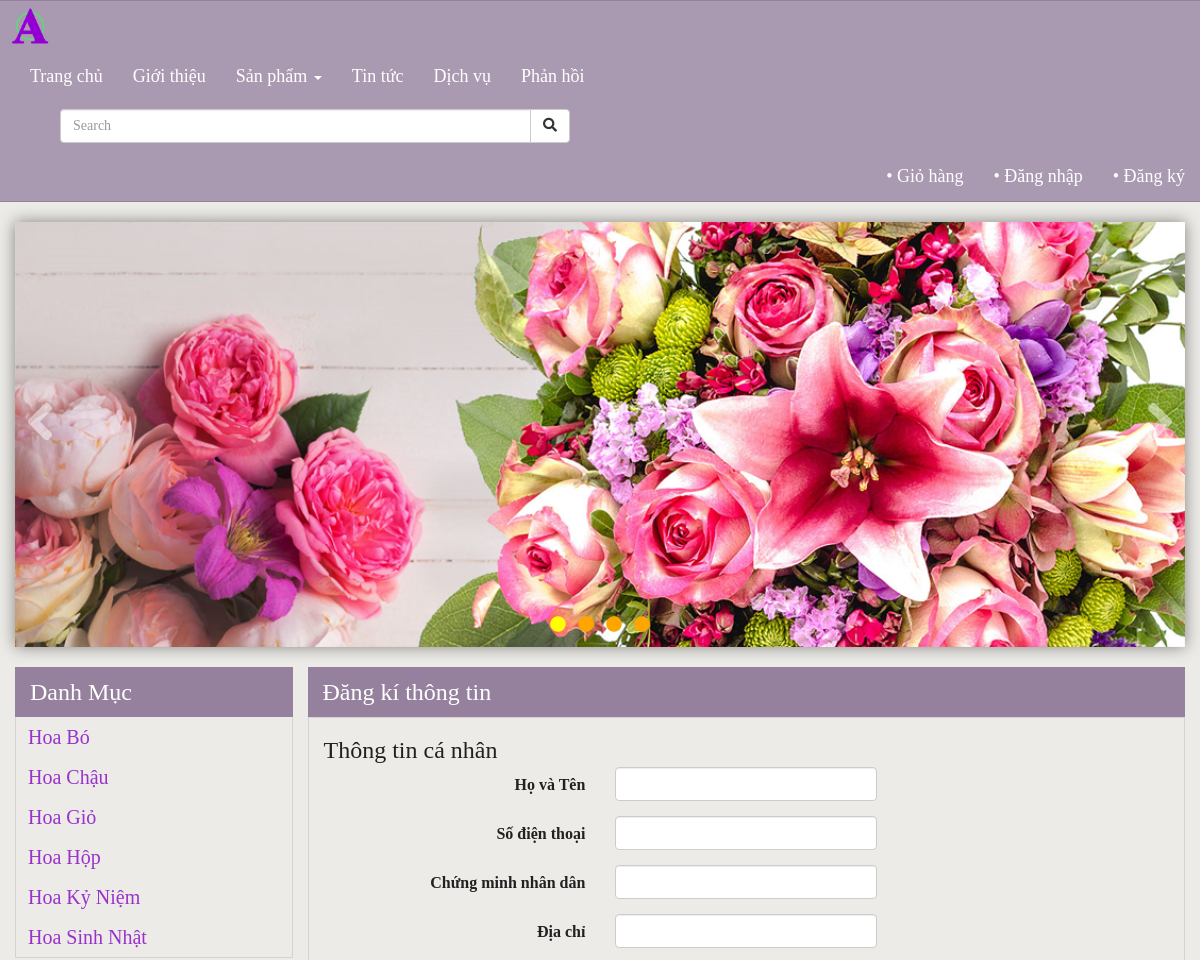
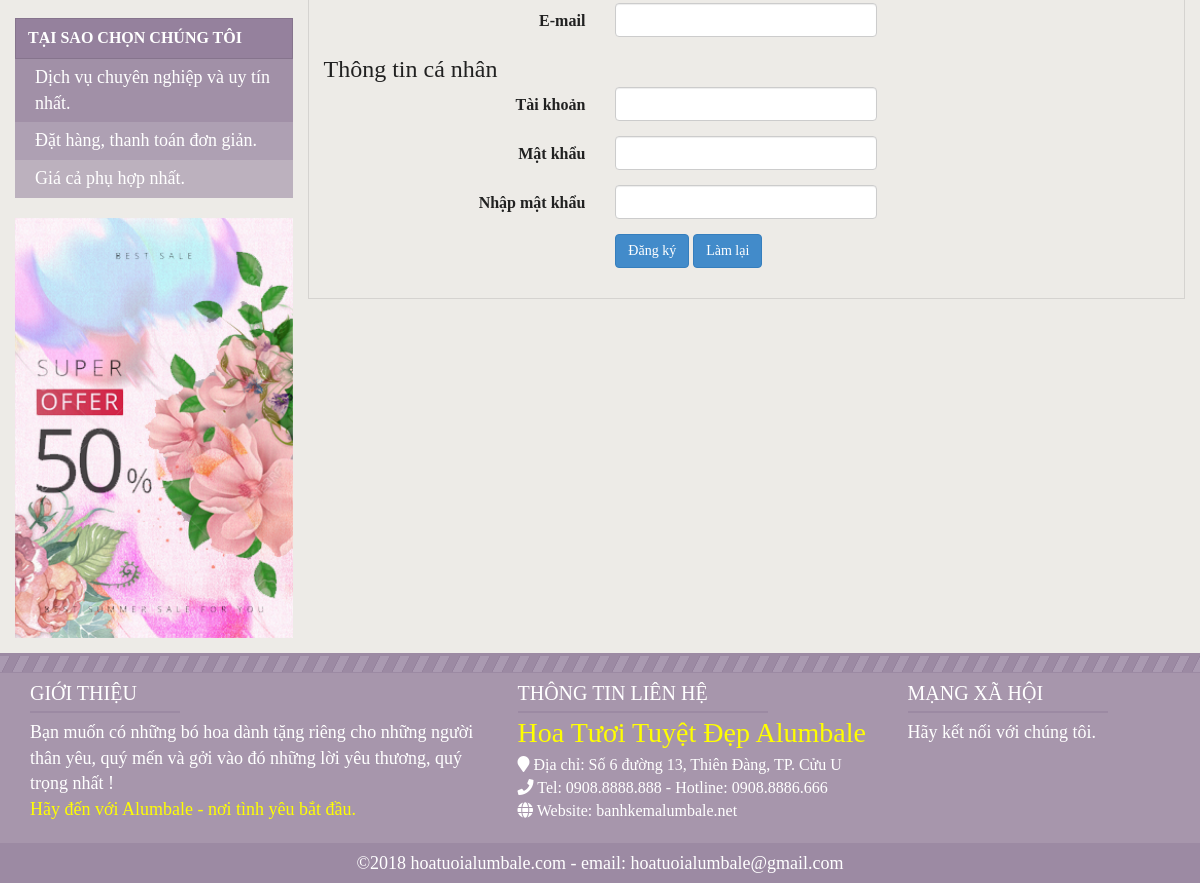
The page /index.php?act=dangky on the database its author committed (2 pictures, top to bottom).
### tables this page shows
CREATE TABLE `loaisanpham` (
  `idCL` int(20) NOT NULL,
  `tenCL` varchar(255) NOT NULL,
  `thutuCL` int(20) NOT NULL
);

### modules/body.php (shortened to what this page needs)
<div class="container" style="margin-bottom:15px;">
    <div class="row">
        <div id="left" class="col-xs-12 col-md-3" style="padding-left:0">
            <div id="categories">
                <div class="title-1">
                    <h2>Danh Mục</h2>
                </div>
                <ul class="list-group">
                    <?php
                        $sql = "select * from loaisanpham";
                        $run = mysqli_query($conn,$sql);
                        while($rows=mysqli_fetch_array($run,MYSQLI_ASSOC))
                        {
                            echo "<li class='list-group-item'><a href='index.php?act=loaisanpham&id=$rows[idCL]'>".$rows['tenCL']."</a></li>";
                        }
                    ?>
                </ul>
            </div>
            <div style="width:100%;color:#fff;font-size:18px">
                <div style="width:100%;background:rgba(149,129,157,1);border:1px solid rgba(0,0,0,.1);padding:8px 12px;box-sizing:border-box;margin-top:15px;font-weight:bold;font-size:16px">TẠI SAO CHỌN CHÚNG TÔI</div>
                <div style="width:100%;background:rgba(149,129,157,0.85);padding:6px 20px;box-sizing:border-box">Dịch vụ chuyên nghiệp và uy tín nhất.</div>
                <div style="width:100%;background:rgba(149,129,157,0.7);padding:6px 20px;box-sizing:border-box">Đặt hàng, thanh toán đơn giản.</div>
                <div style="width:100%;background:rgba(149,129,157,0.55);padding:6px 20px;box-sizing:border-box">Giá cả phụ hợp nhất.</div>
            </div>
            <div style="margin-top:20px">
                <a href="#"><img src="media/images/advertisement.png" alt="" width="100%"></a>
            </div>
        </div>
        <div id="right" class="col-xs-12 col-md-9" style="padding:0">
            <?php
                if(isset($_GET['act']))
                {
                    $tam = $_GET['act'];
                }
                else
                    $tam = '';
                switch($tam)
                {
                    case 'dangky': include('modules/content/dangky.php'); break;
                }
            ?>
        </div>
    </div>
</div>

### library/css/style.css (style rules this page uses)
body { color: #212121; font-size: 16px; font-family: 'Times New Roman', Times, serif; background: #edebe7; }
.container { padding: 0; }
.row { margin: 0; }
#left { max-width: 100%; }
#right { max-width: 100%; }
#categories { width: 100%; }
#categories .title-1 { width: 100%; height: 50px; background: rgba(149,129,157,1); }
#categories h2 { color: #fff; font-size: 24px; line-height: 50px; margin-left: 15px; }
#categories .list-group { width: 100%; list-style: none; border-right: 1px solid rgba(0,0,0,.1); border-bottom: 1px solid rgba(0,0,0,.1); border-left: 1px solid rgba(0,0,0,.1); box-sizing: border-box; }
#categories .list-group .list-group-item { width: 100%; height: 40px; line-height: 40px; background: none; border: none; padding: 0; margin: 0; }
#categories .list-group .list-group-item a { display: block; text-decoration: none; color: darkorchid; font-size: 20px; padding: 0 12px; }

### rows shown on the page
loaisanpham: tenCL "Hoa Bó"
loaisanpham: tenCL "Hoa Chậu"
loaisanpham: tenCL "Hoa Giỏ"
loaisanpham: tenCL "Hoa Hộp"
loaisanpham: tenCL "Hoa Kỷ Niệm"
loaisanpham: tenCL "Hoa Sinh Nhật"
